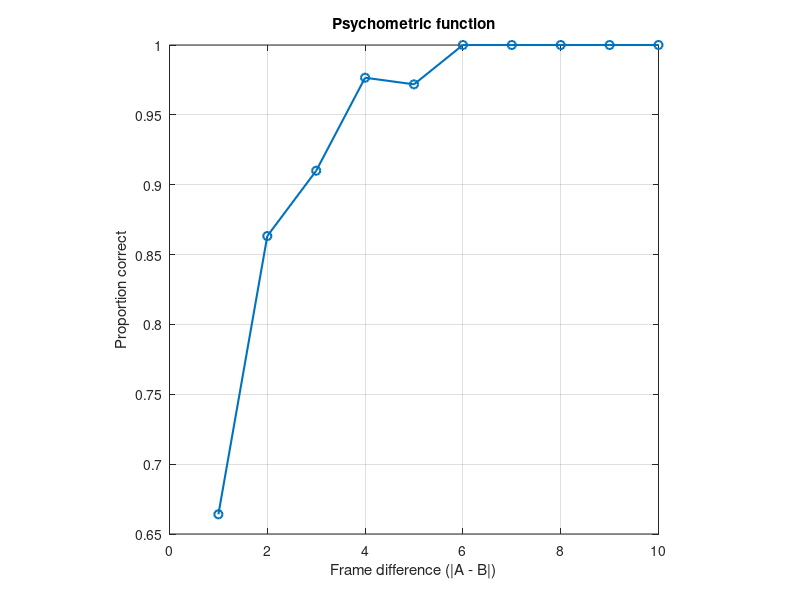

MATLAB code for this plot:
% Plot psychometric curve

%% Setup
clear all
close all
clc

%% Load data
n_corr_obs = load('data/n_corr_obs_monkey1.mat');
n_total_obs = load('data/n_total_obs_monkey1.mat');

prop_corr = n_corr_obs.corr_offer_mat ./ n_total_obs.total_offer_mat;

%% Plot psychometric function
n_bins = size(prop_corr, 1);

% compute all possible frame differences
diffs = [];
props = [];

for i = 1:n_bins
    for j = 1:n_bins
        if i ~= j  % ignore diagonal (A == B)
            diffs(end+1) = abs(i - j);
            props(end+1) = prop_corr(i,j);
        end
    end
end

% average proportion correct for each unique difference
unique_diffs = unique(diffs);
mean_props = arrayfun(@(d) mean(props(diffs == d), 'omitnan'), unique_diffs);

% plot
figure;
plot(unique_diffs, mean_props, 'o-', 'LineWidth', 1.5);
xlabel('Frame difference (|A - B|)');
ylabel('Proportion correct');
title('Psychometric function');
axis square;
grid on;

disp(['Average proportion correct: ' num2str(mean(prop_corr, 'all', 'omitnan'))])
